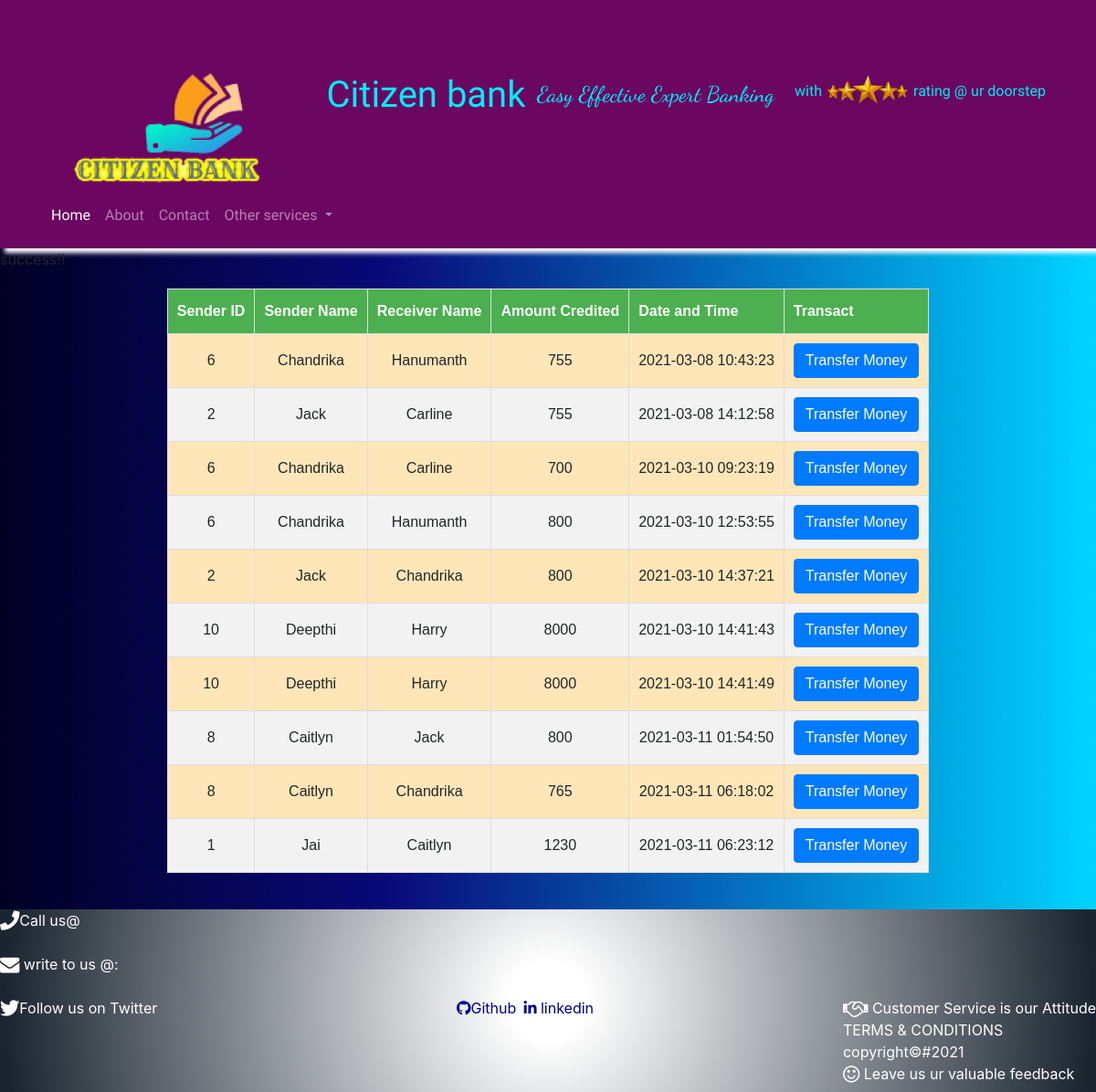
/transaction.php, run on the app's committed database.
### tables this page shows
CREATE TABLE `transfer` (
  `s_no` int(11) NOT NULL,
  `Sender` varchar(20) NOT NULL,
  `Receiver` varchar(20) NOT NULL,
  `Credit` int(11) NOT NULL,
  `Account_Balance` int(11) NOT NULL,
  `DateTime` timestamp NOT NULL DEFAULT CURRENT_TIMESTAMP ON UPDATE CURRENT_TIMESTAMP,
  `Sender_ID` int(11) NOT NULL
);

### transaction.php (the view, shortened to what this page needs)
<?php include "header.php" ;
 include "config.php";
	$sql = "SELECT * FROM transfer";
	$result = mysqli_query($conn,$sql);
	?>
<link rel="stylesheet" href="styles.css?v=<?php echo time(); ?>">
<html>
<head>
	<link rel="stylesheet" href="https://maxcdn.bootstrapcdn.com/bootstrap/4.3.1/css/bootstrap.min.css">
  <link rel="stylesheet" href="https://use.fontawesome.com/releases/v5.6.3/css/all.css">
  <link rel="stylesheet" href="https://stackpath.bootstrapcdn.com/font-awesome/4.7.0/css/font-awesome.min.css">
  <script src="https://maxcdn.bootstrapcdn.com/bootstrap/4.3.1/js/bootstrap.min.js"></script></head>
<body>
	<table id="customers" class="center">
		<thead>
		<tr>
			<th>Sender ID</th>
			<th>Sender Name</th>
			<th>Receiver Name</th>
			<th>Amount Credited</th>
			<th>Date and Time</th>
			<th>Transact</th>
        </tr>
    </thead>
    <?php
	if ($result->num_rows > 0) {
	     while($row = mysqli_fetch_object($result)){
	    ?>
	     	<tr>
	     	<td><?php echo  $row->Sender_ID;?> </td>
	     	<td><?php echo  $row->Sender;?></td>
	     	<td><?php echo $row->Receiver;?></td>
	     	<td><?php echo $row->Credit;?></td>
	     	<td><?php echo $row->DateTime;?></td>
	     	<td><a href="transfer.php?CustomerID= <?php echo $row->Sender_ID;?> "><button type="button" class="btn btn-primary"  >Transfer Money</button></a><?php ?></td>
	     </tr>
	     <?php
	     }
     	     }
	     	else{
	     		echo "0 result";
	     	}
	     	?>
	</body>
	</html>
	<?php include "footer.php"?>

### styles.css (style rules this page uses)
body { background: linear-gradient(90deg, rgba(2,0,36,1) 0%, rgba(9,9,121,1) 35%, rgba(0,212,255,1) 100%); }
.center { margin-left: auto; margin-right: auto; }
table { margin:20px 20px 20px 20px; }
#customers { font-family: Arial, Helvetica, sans-serif; border-collapse: collapse; }
#customers td, #customers th { border: 1px solid #ddd; padding: 10px; text-align: center; }
#customers tr:nth-child(even) { background-color: #f2f2f2; }
#customers tr:nth-child(odd) { background-color:#ffe6b8 ; }
#customers th { padding-top: 12px; padding-bottom: 12px; text-align: left; background-color: #4CAF50; color: white; }

### data on the page
transfer: Sender_ID "6", Sender "Chandrika", Receiver "Hanumanth", Credit "755", DateTime "2021-03-08 10:43:23"
transfer: Sender_ID "2", Sender "Jack", Receiver "Carline", Credit "755", DateTime "2021-03-08 14:12:58"
transfer: Sender_ID "6", Sender "Chandrika", Receiver "Carline", Credit "700", DateTime "2021-03-10 09:23:19"
transfer: Sender_ID "6", Sender "Chandrika", Receiver "Hanumanth", Credit "800", DateTime "2021-03-10 12:53:55"
transfer: Sender_ID "2", Sender "Jack", Receiver "Chandrika", Credit "800", DateTime "2021-03-10 14:37:21"
transfer: Sender_ID "10", Sender "Deepthi", Receiver "Harry", Credit "8000", DateTime "2021-03-10 14:41:43"
transfer: Sender_ID "10", Sender "Deepthi", Receiver "Harry", Credit "8000", DateTime "2021-03-10 14:41:49"
transfer: Sender_ID "8", Sender "Caitlyn", Receiver "Jack", Credit "800", DateTime "2021-03-11 01:54:50"
transfer: Sender_ID "8", Sender "Caitlyn", Receiver "Chandrika", Credit "765", DateTime "2021-03-11 06:18:02"
transfer: Sender_ID "1", Sender "Jai", Receiver "Caitlyn", Credit "1230", DateTime "2021-03-11 06:23:12"
